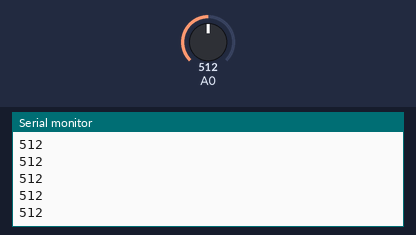
Bench run of a sketch on a simulated Arduino Uno, built with avr-gcc and run on an emulated ATmega328P. Shown: the last lines printed to the serial monitor. Inputs (shaded band) come from the test bench; at power-on: A0 = 512.

Above: at 1.2 s.
1.3 s: A0 set to 716
At 2.2 s:
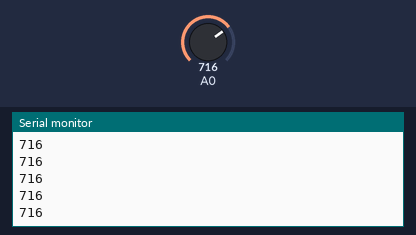
2.8 s: A0 set to 900
At 3.4 s:
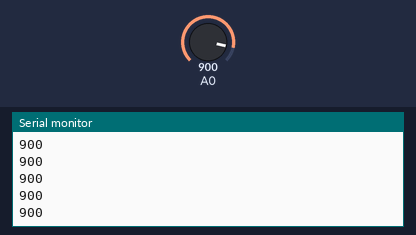
Timing chart, 0 to 5.8 s (numbered marks = the images above; inputs shaded):
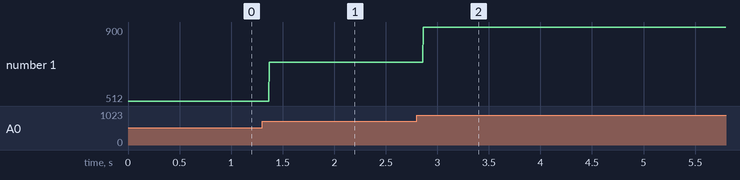

Measured:
- after the input at 1.3 s, the serial monitor: prints a new line after 0.07 s (image 1)
- after the input at 2.8 s, the serial monitor: prints a new line after 0.07 s (image 2)
- plotted number 1: 512 → 716 after the input at 1.3 s, 716 → 900 after the input at 2.8 s

The sketch:

arduin_code.ino
```cpp
/******************************************************************************
Electrocardiograma AD8232
******************************************************************************/

void setup() {
  // Iniciar comunicación serial
  Serial.begin(9600);
}

void loop() {

 Serial.println(analogRead(A0));
 delay(4);
}
```
